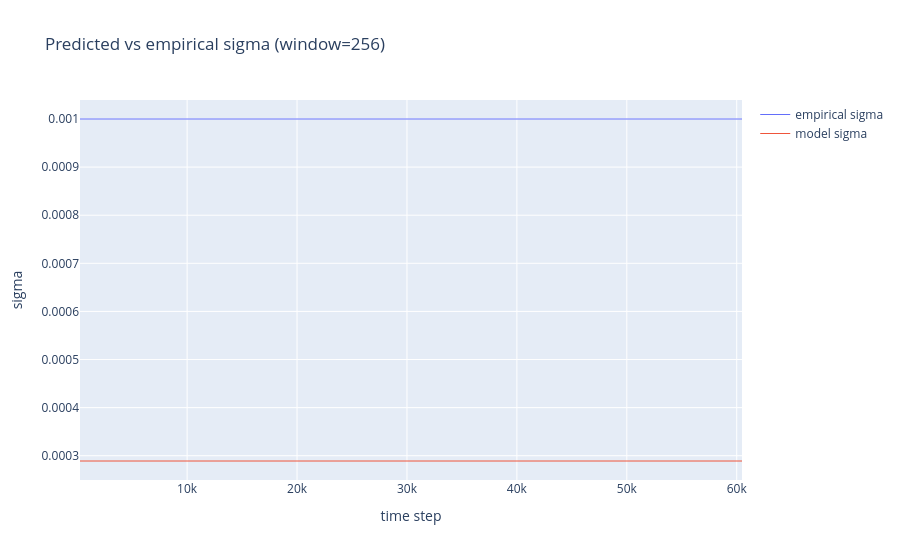

The notebook cell saved with this chart:
### Code cell
window = config["T_max"]
x = np.lib.stride_tricks.sliding_window_view(
    np.asarray(timeseries, dtype=float).reshape(-1)[:-1],
    window,
).copy()
x = torch.as_tensor(x, dtype=config["dtype"], device=config["device"]).unsqueeze(-1)

empirical_estimator = EmpiricalEstimator().to(config["device"])
empirical_estimator.eval()
with torch.inference_mode():
    empirical_sigma = empirical_estimator(x)[0][:, -1, 0].detach().cpu().numpy()

model.eval()
model_sigma = np.empty(x.shape[0], dtype=float)
batch_size = 512
with torch.inference_mode():
    for i in range(0, x.shape[0], batch_size):
        logits, _ = model(x[i : i + batch_size])
        model_sigma[i : i + batch_size] = model.distribution(logits).scale[:, -1].detach().cpu().numpy()

t_idx = np.arange(window, len(timeseries))
fig = go.Figure()
fig.add_trace(go.Scatter(x=t_idx, y=empirical_sigma, mode="lines", line={"width": 1}, name="empirical sigma"))
fig.add_trace(go.Scatter(x=t_idx, y=model_sigma, mode="lines", line={"width": 1}, name="model sigma"))
fig.update_layout(title=f"Predicted vs empirical sigma (window={window})", xaxis_title="time step", yaxis_title="sigma")
fig.show()

### Figure 1 — Plotly figure (JSON) as saved in the notebook; plotly's stock layout.template omitted (floating-point values rounded to 4 significant figures; data arrays with more than 128 entries replaced by an {"elided": "..."} marker saying what was removed)
{"data": [{"line": {"width": 1}, "mode": "lines", "name": "empirical sigma", "type": "scatter", "x": {"elided": "60224 int values"}, "y": {"elided": "60224 float values"}}, {"line": {"width": 1}, "mode": "lines", "name": "model sigma", "type": "scatter", "x": {"elided": "60224 int values"}, "y": {"elided": "60224 float values"}}], "layout": {"title": {"text": "Predicted vs empirical sigma (window=256)"}, "xaxis": {"title": {"text": "time step"}}, "yaxis": {"title": {"text": "sigma"}}}}
